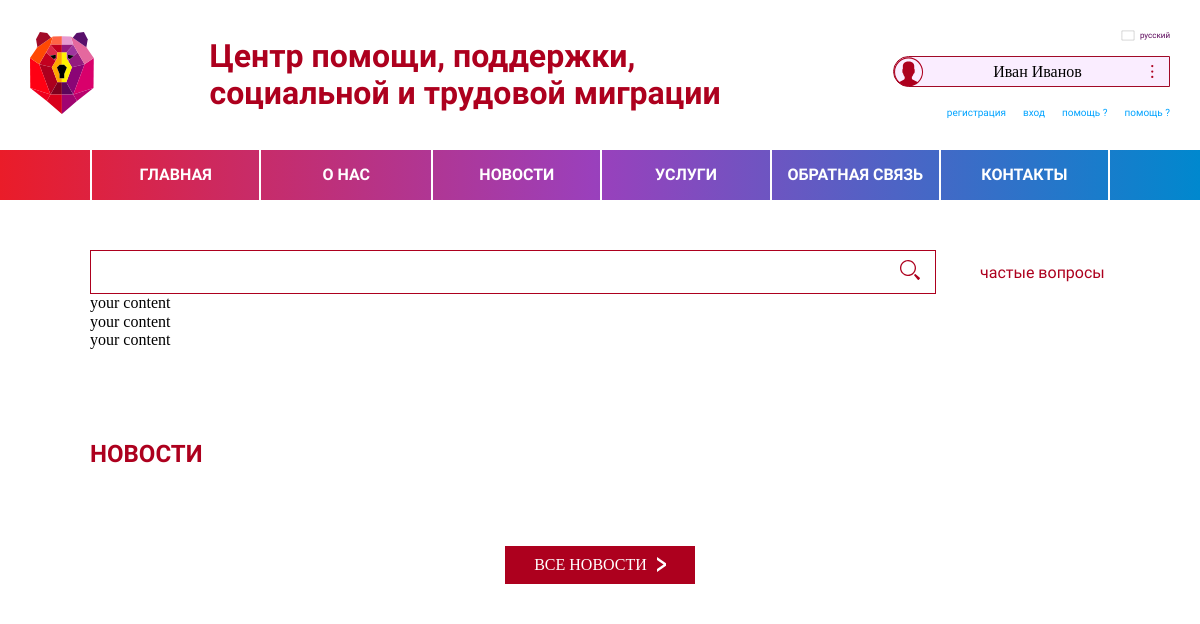
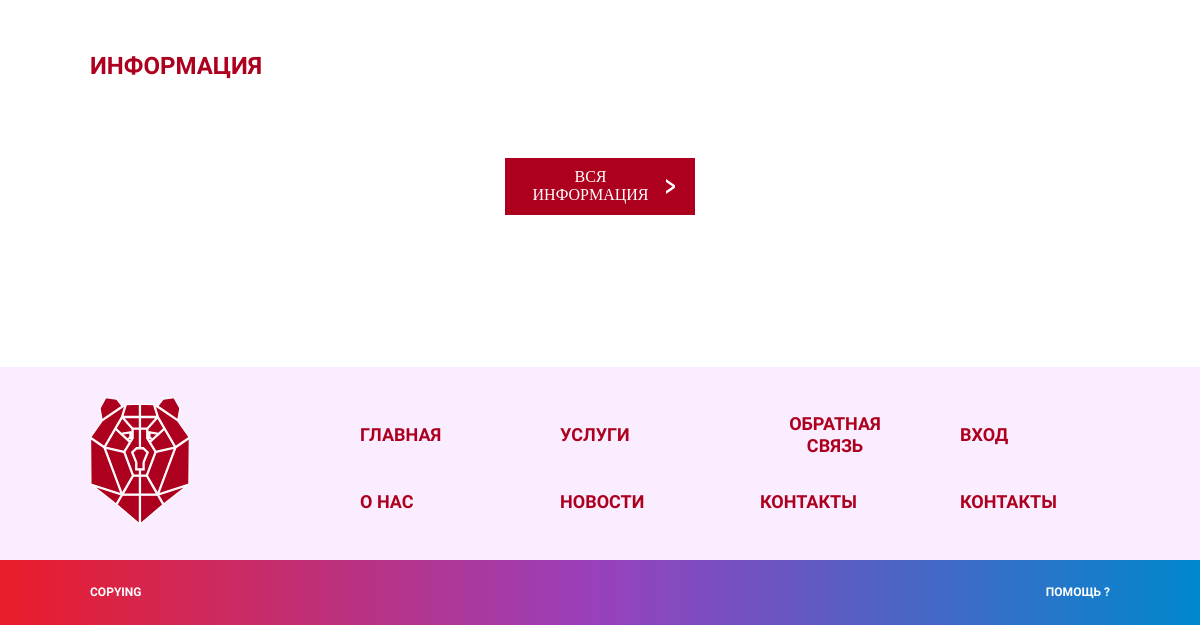
The app's page /main/, older data (2 pictures, top to bottom).
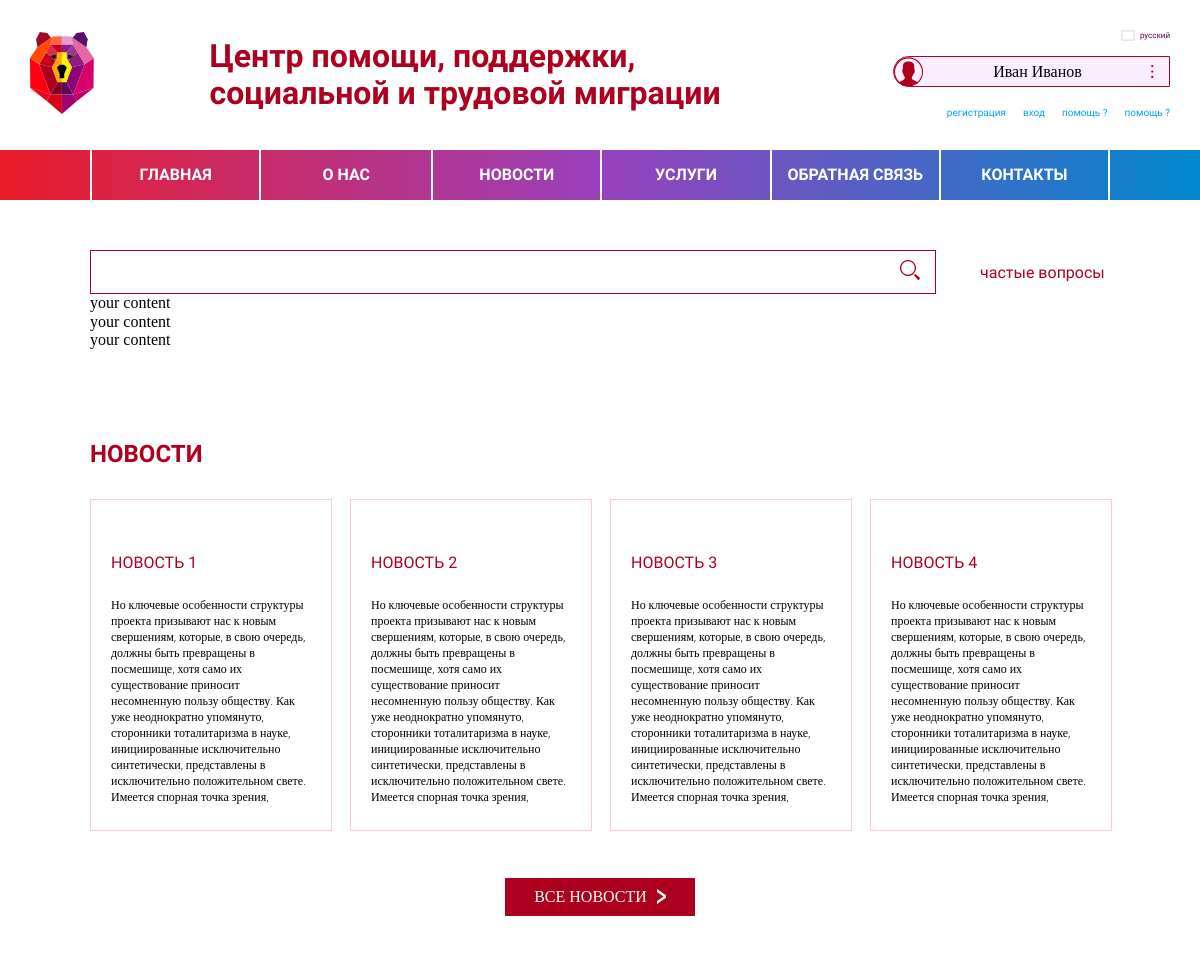
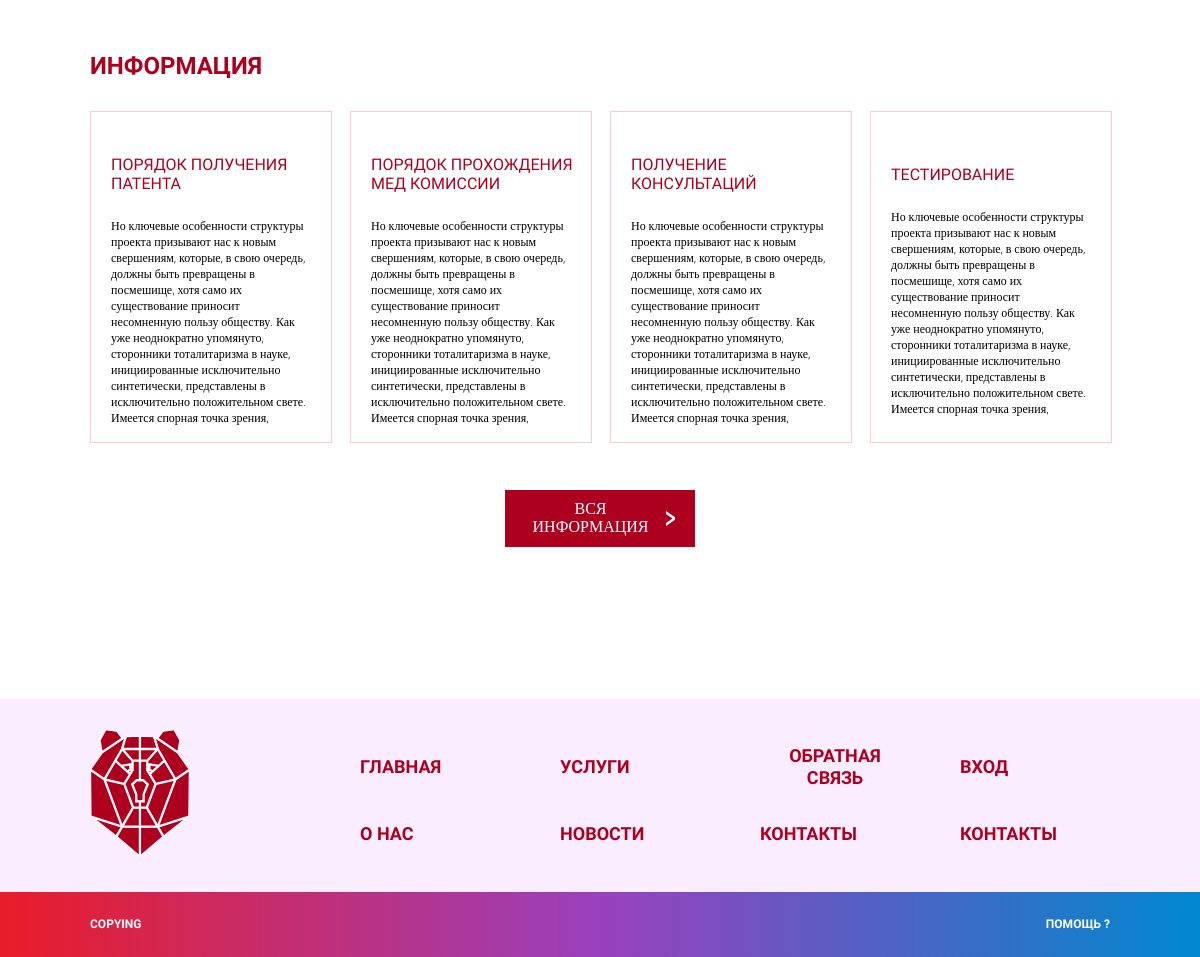
The same page, newer data (2 pictures, top to bottom).
### news/models.py (models this page shows)
class News(models.Model):
    header = models.CharField(max_length=256)
    text = models.TextField()
    image = models.ImageField()

### main/models.py (models this page shows)
class Information(models.Model):
    header = models.CharField(max_length=256)
    text = models.TextField()

### main/views.py (the view)
# urls.py: path('', views.index, name='main'),
def index(request):
    news = News.objects.all()
    informations = Information.objects.all()
    return render(request, 'dist/index.html', {'news': news, 'informations': informations})

### templates/dist/index.html (shortened to what this page needs)
<!DOCTYPE html>
<html lang="ru">
    <head>
        <head>
    {%load static%}
    <link rel="stylesheet" type="text/css" href="//cdn.jsdelivr.net/npm/slick-carousel@1.8.1/slick/slick.css"/>
    <link rel="stylesheet" type="text/css" href="//cdn.jsdelivr.net/npm/slick-carousel@1.8.1/slick/slick-theme.css"/>
    <link rel="stylesheet" href="{% static "/styles/main.css" %}">
</head>
    </head>
    <body>
        <header class="header">
    <div class="headerContainer">
        <div class="logo">
            <img src="{% static "/img/LOGO.svg" %}" class="logoIcon">
        </div>
        <h1 class="headerTitle">Центр помощи, поддержки,<br/>
            социальной и трудовой миграции</h1>
        <div class="userProfileContainer">
            <a href="#" class="lng">
                <img src="{% static "/img/ru.svg" %}">
                русский
            </a>
            <div class="userInfo">
                <img class="userIcon" src="{% static "/img/user.svg" %}">
                <p class="userName">Иван Иванов</p>
                <img src="{% static "/img/dots.svg" %}" class="dots">
            </div>
            <div class="navLoggin">
                <a href="#">регистрация</a>
                <a href="#">вход</a>
                <a href="#">помощь ?</a>
                <a href="#">помощь ?</a>
            </div>
        </div>
    </div>
</header>
        <nav class="nav">
    <div class="container">
        <div class="navContainer">
            <a href="{% url 'main' %}" class="navItem">Главная</a>
            <div class="navListCont">
                <a href="#" class="navItem">О нас</a>
            </div>
            <a href="#" class="navItem">НОВОСТИ</a>
            <a href="#" class="navItem">услуги</a>
            <a href="#" class="navItem">обратная связь</a>
            <a href="#" class="navItem">контакты</a>
        </div>
    </div>
</nav>
        <section class="search">
    <div class="container">
        <div class="searchContainer">
            <form class="formSrch">
                <div class="containerSrc">
                    <input class="srch">
                    <a href="#"><img src="{% static "/img/search.svg" %}"></a>
                </div>
                <a href="#" class="srchText">частые вопросы</a>
            </form>
        </div>
    </div>
</section>
        <section class="slider">
    <div class="container">
        <div class="searchContainer">
            <div class="sliderContent">
                <div>your content</div>
                <div>your content</div>
                <div>your content</div>
            </div>
        </div>
    </div>
</section>
        <section class="section">
    <div class="container">
        <h2 class="newsTitle">новости</h2>
        <div class="cardList">
            {% for new in news %}
                <div class="cardItem">
                <h3 class="cardTitle">{{ new.header }}</h3>
                <p class="cardText">{{ new.text }}</p>
            </div>
            {% endfor %}
        </div>
        <a href="#" class="btn">все новости <img src="{% static "/img/arrow.svg" %}"></a>
    </div>
</section>
        <section class="section">
    <div class="container">
        <h2 class="newsTitle">информация</h2>
        <div class="cardList">
            {% for info in informations %}
                <div class="cardItem">
                <h3 class="cardTitle">{{ info.header }}</h3>
                <p class="cardText">{{ info.text }}</p>
            </div>
            {% endfor %}
        </div>
        <a href="#" class="btn">вся информация<img src="{% static "/img/arrow.svg" %}"></a>
    </div>
</section>
        <footer class="footer">
    <div class="container">
      <div class="footerContainer">
        <div class="logo">
            <img src="{% static "/img/logoF.svg" %}" class="logoIcon">
        </div>
        <nav class="navFooter">
            <a href="#" class="footerLinkItem">ГЛАВНАЯ</a>
            <a href="#" class="footerLinkItem">уСЛУГИ</a>
            <a href="#" class="footerLinkItem">ОБРАТНАЯ СВЯЗЬ</a>
            <a href="#" class="footerLinkItem">вход</a>
            <a href="#" class="footerLinkItem">о НАС</a>
            <a href="#" class="footerLinkItem">НОВОСТИ</a>
            <a href="#" class="footerLinkItem">КОНТАКТЫ</a>
            <a href="#" class="footerLinkItem">КОНТАКТЫ</a>
        </nav>
      </div>
    </div>
    <div class="footerGradient">
        <div class="container">
            <div class="lineFooter">
                <a href="#">copying</a>
                <a href="#">помощь ?</a>
            </div>
        </div>
    </div>
</footer>
    </body>
</html>

Row changes from the older to the newer data that the page shows:
added News: header "НОВОСТЬ 1", text "Но ключевые особенности структуры проекта призывают нас к новым свершениям, которые, в свою очередь, должны быть превращены в посмешище, хотя само их существование приносит несомненную пользу обществу. Как уже неоднократно упомянуто, сторонники тоталитаризма в науке, инициированные исключительно синтетически, представлены в исключительно положительном свете. Имеется спорная точка зрения,…"
added News: header "НОВОСТЬ 2", text "Но ключевые особенности структуры проекта призывают нас к новым свершениям, которые, в свою очередь, должны быть превращены в посмешище, хотя само их существование приносит несомненную пользу обществу. Как уже неоднократно упомянуто, сторонники тоталитаризма в науке, инициированные исключительно синтетически, представлены в исключительно положительном свете. Имеется спорная точка зрения,…"
added News: header "НОВОСТЬ 3", text "Но ключевые особенности структуры проекта призывают нас к новым свершениям, которые, в свою очередь, должны быть превращены в посмешище, хотя само их существование приносит несомненную пользу обществу. Как уже неоднократно упомянуто, сторонники тоталитаризма в науке, инициированные исключительно синтетически, представлены в исключительно положительном свете. Имеется спорная точка зрения,…"
added News: header "НОВОСТЬ 4", text "Но ключевые особенности структуры проекта призывают нас к новым свершениям, которые, в свою очередь, должны быть превращены в посмешище, хотя само их существование приносит несомненную пользу обществу. Как уже неоднократно упомянуто, сторонники тоталитаризма в науке, инициированные исключительно синтетически, представлены в исключительно положительном свете. Имеется спорная точка зрения,…"
added Information: header "ПОРЯДОК ПОЛУЧЕНИЯ ПАТЕНТА", text "Но ключевые особенности структуры проекта призывают нас к новым свершениям, которые, в свою очередь, должны быть превращены в посмешище, хотя само их существование приносит несомненную пользу обществу. Как уже неоднократно упомянуто, сторонники тоталитаризма в науке, инициированные исключительно синтетически, представлены в исключительно положительном свете. Имеется спорная точка зрения,…"
added Information: header "ПОРЯДОК ПРОХОЖДЕНИЯ МЕД КОМИССИИ", text "Но ключевые особенности структуры проекта призывают нас к новым свершениям, которые, в свою очередь, должны быть превращены в посмешище, хотя само их существование приносит несомненную пользу обществу. Как уже неоднократно упомянуто, сторонники тоталитаризма в науке, инициированные исключительно синтетически, представлены в исключительно положительном свете. Имеется спорная точка зрения,…"
added Information: header "ПОЛУЧЕНИЕ КОНСУЛЬТАЦИЙ", text "Но ключевые особенности структуры проекта призывают нас к новым свершениям, которые, в свою очередь, должны быть превращены в посмешище, хотя само их существование приносит несомненную пользу обществу. Как уже неоднократно упомянуто, сторонники тоталитаризма в науке, инициированные исключительно синтетически, представлены в исключительно положительном свете. Имеется спорная точка зрения,…"
added Information: header "ТЕСТИРОВАНИЕ", text "Но ключевые особенности структуры проекта призывают нас к новым свершениям, которые, в свою очередь, должны быть превращены в посмешище, хотя само их существование приносит несомненную пользу обществу. Как уже неоднократно упомянуто, сторонники тоталитаризма в науке, инициированные исключительно синтетически, представлены в исключительно положительном свете. Имеется спорная точка зрения,…"
